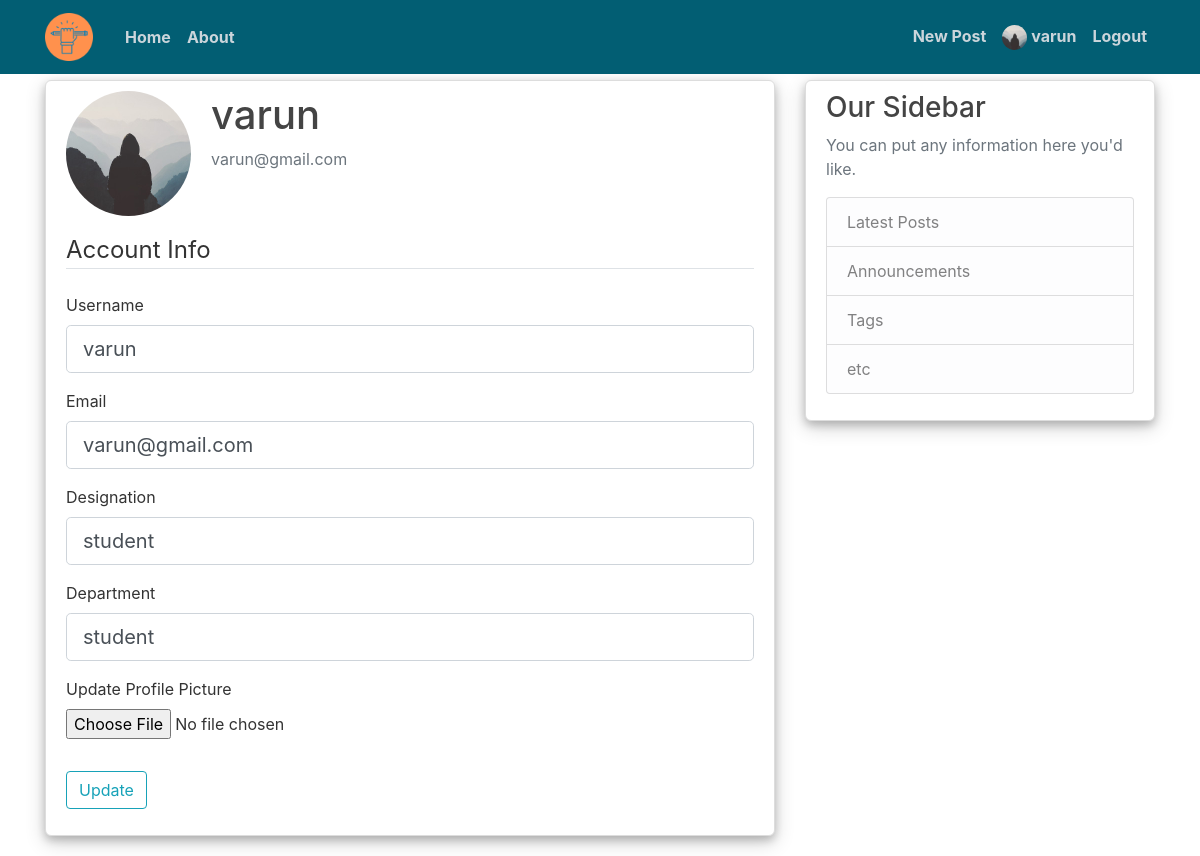
Screenshot of /admin_account (signed in) with the database file from the repository.
### flaskApp/models.py (models this page shows, shortened)
class User(db.Model, UserMixin):
    id = db.Column(db.Integer, primary_key=True)
    username = db.Column(db.String(20), unique=True, nullable=False)
    email = db.Column(db.String(120), unique=True, nullable=False)
    designation = db.Column(db.String(50), nullable=False)
    dept = db.Column(db.String(150), nullable=False)
    image_file = db.Column(db.String(20), nullable=False, default='default.jpg')
    password = db.Column(db.String(60), nullable=False)
    is_admin = db.Column(db.Boolean, default=False, nullable=False)
    posts = db.relationship('Post', backref='author', lazy=True)
    answers = db.relationship('Answer', backref='author', lazy=True)

### flaskApp/users/routes.py (the view)
@users.route("/admin_account", methods=['GET', 'POST'])
@login_required
def admin_account():
    form = AdminUpdateAccountForm()
    if form.validate_on_submit():
        if form.picture.data:
            picture_file = save_picture(form.picture.data)
            current_user.image_file = picture_file
        current_user.username = form.username.data
        current_user.email = form.email.data
        current_user.designation = form.designation.data
        current_user.dept = form.dept.data
        db.session.commit()
        flash('Your account has been updated!', 'success')
        return redirect(url_for('users.admin_account'))
    elif request.method == 'GET':
        form.username.data = current_user.username
        form.email.data = current_user.email
        form.designation.data = current_user.designation
        form.dept.data = current_user.dept
    image_file = url_for('static', filename='profile_pics/' + current_user.image_file)
    return render_template('adminAccount.html', title='Admin Account',
                           image_file=image_file, form=form)

### flaskApp/users/forms.py (shortened to what this page needs)
class AdminUpdateAccountForm(FlaskForm):
    username = StringField('Username',
                           validators=[DataRequired(), Length(min=2, max=20)])
    email = StringField('Email',
                        validators=[DataRequired(), Email()])
    designation = StringField(label='Designation', validators=[DataRequired(),])
    dept = StringField(label='Department', validators=[DataRequired(),])
    picture = FileField('Update Profile Picture', validators=[FileAllowed(['jpg', 'png'])])
    submit = SubmitField('Update')

### flaskApp/models.py (called while the page is built)
@login_manager.user_loader
def load_user(user_id):
    return User.query.get(int(user_id))

### flaskApp/templates/adminAccount.html (shortened to what this page needs)
{% extends "layout.html" %}
{% block content %}
    <div class="content-section">
      <div class="media">
        <img class="rounded-circle account-img" src="{{ image_file }}">
        <div class="media-body">
          <h2 class="account-heading">{{ current_user.username }}</h2>
          <p class="text-secondary">{{ current_user.email }}</p>
        </div>
      </div>
        <form method="POST" action="" enctype="multipart/form-data">
            <fieldset class="form-group">
                <legend class="border-bottom mb-4">Account Info</legend>
                <div class="form-group">
                    {{ form.username.label(class="form-control-label") }}
                    {% if form.username.errors %}
                        {{ form.username(class="form-control form-control-lg is-invalid") }}
                        <div class="invalid-feedback">
                            {% for error in form.username.errors %}
                                <span>{{ error }}</span>
                            {% endfor %}
                        </div>
                    {% else %}
                        {{ form.username(class="form-control form-control-lg") }}
                    {% endif %}
                </div>
                <div class="form-group">
                    {{ form.email.label(class="form-control-label") }}
                    {% if form.email.errors %}
                        {{ form.email(class="form-control form-control-lg is-invalid") }}
                        <div class="invalid-feedback">
                            {% for error in form.email.errors %}
                                <span>{{ error }}</span>
                            {% endfor %}
                        </div>
                    {% else %}
                        {{ form.email(class="form-control form-control-lg") }}
                    {% endif %}
                </div>
                <div class="form-group">
                    {{ form.designation.label(class="form-control-label") }}
                    {% if form.designation.errors %}
                        {{ form.designation(class="form-control form-control-lg is-invalid") }}
                        <div class="invalid-feedback">
                            {% for error in form.designation.errors %}
                                <span>{{ error }}</span>
                            {% endfor %}
                        </div>
                    {% else %}
                        {{ form.designation(class="form-control form-control-lg") }}
                    {% endif %}
                </div>
                <div class="form-group">
                    {{ form.dept.label(class="form-control-label") }}
                    {% if form.dept.errors %}
                        {{ form.dept(class="form-control form-control-lg is-invalid") }}
                        <div class="invalid-feedback">
                            {% for error in form.dept.errors %}
                                <span>{{ error }}</span>
                            {% endfor %}
                        </div>
                    {% else %}
                        {{ form.dept(class="form-control form-control-lg") }}
                    {% endif %}
                </div>
                <div class="form-group">
                    {{ form.picture.label() }}
                    {{ form.picture(class="form-control-file") }}
                </div>
            </fieldset>
            <div class="form-group">
                {{ form.submit(class="btn btn-outline-info") }}
            </div>
        </form>
    </div>
{% endblock content %}

### flaskApp/templates/layout.html (shortened to what this page needs)
<!DOCTYPE html>
<html>
<head>
    <link rel="stylesheet" href="https://maxcdn.bootstrapcdn.com/bootstrap/4.0.0/css/bootstrap.min.css">
    <link rel="stylesheet" type="text/css" href="{{ url_for('static', filename='main.css') }}">
</head>
<body>
    <header class="site-header">
      <nav class="navbar navbar-expand-md navbar-dark bg-steel fixed-top">
        <div class="container">
          <a class="navbar-brand mr-4" href="/"><img src="{{url_for('static', filename='favicon.ico')}}"></a>
          <div class="collapse navbar-collapse" id="navbarToggle">
            <div class="navbar-nav mr-auto">
              <a class="nav-item nav-link" href="{{ url_for('main.home') }}">Home</a>
              <a class="nav-item nav-link" href="{{ url_for('main.about') }}">About</a>
            </div>
            <div class="navbar-nav">
              {% if current_user.is_authenticated %}
                {% if current_user.is_admin == True %}
                  <a class="nav-item nav-link" href="{{ url_for('users.all_posts') }}">All Posts</a>
                  <a class="nav-item nav-link" href="{{ url_for('users.admin_account') }}"><img class="rounded-circle" src="{{ url_for('static', filename='profile_pics/' + current_user.image_file) }}" height=25 width=25> {{ current_user.username }}</a>
                  <a class="nav-item nav-link" href="{{ url_for('users.logout') }}">Logout</a>
                {% else %}
                  <a class="nav-item nav-link" href="{{ url_for('posts.new_post') }}">New Post</a>
                  <a class="nav-item nav-link" href="{{ url_for('users.account') }}"><img class="rounded-circle" src="{{ url_for('static', filename='profile_pics/' + current_user.image_file) }}" height=25 width=25> {{ current_user.username }}</a>
                  <a class="nav-item nav-link" href="{{ url_for('users.logout') }}">Logout</a>
                {% endif %}
              {% else %}
                <a class="nav-item nav-link" href="{{ url_for('users.login') }}">Login</a>
                <a class="nav-item nav-link" href="{{ url_for('users.register') }}">Register</a>
              {% endif %}
            </div>
          </div>
        </div>
      </nav>
    </header>
    <main role="main" class="container">
      <div class="row">
        <div class="col-md-8">
          {% block content %}{% endblock %}
        </div>
        <div class="col-md-4">
          <div class="content-section">
            <h3>Our Sidebar</h3>
            <p class='text-muted'>You can put any information here you'd like.
              <ul class="list-group">
                <li class="list-group-item list-group-item-light">Latest Posts</li>
                <li class="list-group-item list-group-item-light">Announcements</li>
                <li class="list-group-item list-group-item-light">Tags</li>
                <li class="list-group-item list-group-item-light">etc</li>
              </ul>
            </p>
          </div>
        </div>
      </div>
    </main>
</body>
</html>

### flaskApp/static/main.css (style rules this page uses)
body { background: #ffffff; color: #333333; margin-top: 5rem; }
h1, h2, h3, h4, h5, h6 { color: #444444; }
.bg-steel { background-color: #025E73; }
.site-header .navbar-nav .nav-link { color: #cbd5db; font-weight: bold; }
.content-section { background: #ffffff; padding: 10px 20px; border: 1px solid #dddddd; border-radius: 6px; margin-bottom: 20px; box-shadow: 0 4px 8px 0 rgba(0, 0, 0, 0.2), 0 6px 20px 0 rgba(0, 0, 0, 0.19); }
.account-img { height: 125px; width: 125px; margin-right: 20px; margin-bottom: 16px; }
.account-heading { font-size: 2.5rem; }

### rows the page displays
User: image_file (placeholder picture), username "varun", email "varun@gmail.com", designation "student", dept "student"
